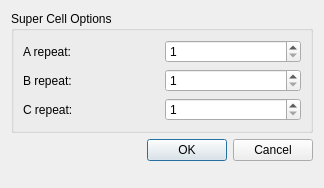
<?xml version="1.0" encoding="UTF-8"?>
<ui version="4.0">
 <class>Avogadro::QtPlugins::SupercellDialog</class>
 <widget class="QDialog" name="Avogadro::QtPlugins::SupercellDialog">
  <property name="geometry">
   <rect>
    <x>0</x>
    <y>0</y>
    <width>324</width>
    <height>188</height>
   </rect>
  </property>
  <property name="windowTitle">
   <string>Supercell Parameters</string>
  </property>
  <layout class="QVBoxLayout" name="verticalLayout_2">
   <item>
    <layout class="QGridLayout" name="gridLayout">
     <item row="0" column="0" colspan="2">
      <widget class="QGroupBox" name="groupBox">
       <property name="title">
        <string>Super Cell Options</string>
       </property>
       <layout class="QGridLayout">
        <item row="0" column="0">
         <widget class="QLabel" name="aRepeatLabel">
          <property name="text">
           <string>A repeat:</string>
          </property>
         </widget>
        </item>
        <item row="0" column="1">
         <widget class="QSpinBox" name="aCellSpinBox">
          <property name="minimum">
           <number>1</number>
          </property>
         </widget>
        </item>
        <item row="1" column="0">
         <widget class="QLabel" name="bRepeatLabel">
          <property name="text">
           <string>B repeat:</string>
          </property>
         </widget>
        </item>
        <item row="1" column="1">
         <widget class="QSpinBox" name="bCellSpinBox">
          <property name="minimum">
           <number>1</number>
          </property>
         </widget>
        </item>
        <item row="2" column="0">
         <widget class="QLabel" name="cRepeatLabel">
          <property name="text">
           <string>C repeat:</string>
          </property>
         </widget>
        </item>
        <item row="2" column="1">
         <widget class="QSpinBox" name="cCellSpinBox">
          <property name="minimum">
           <number>1</number>
          </property>
         </widget>
        </item>
       </layout>
      </widget>
     </item>
    </layout>
   </item>
   <item>
    <widget class="QDialogButtonBox" name="ok_cancel_bb">
     <property name="standardButtons">
      <set>QDialogButtonBox::Cancel|QDialogButtonBox::Ok</set>
     </property>
    </widget>
   </item>
   <item>
    <spacer name="verticalSpacer">
     <property name="orientation">
      <enum>Qt::Vertical</enum>
     </property>
     <property name="sizeHint" stdset="0">
      <size>
       <width>20</width>
       <height>0</height>
      </size>
     </property>
    </spacer>
   </item>
  </layout>
 </widget>
 <resources/>
 <connections>
  <connection>
   <sender>ok_cancel_bb</sender>
   <signal>accepted()</signal>
   <receiver>Avogadro::QtPlugins::SupercellDialog</receiver>
   <slot>accept()</slot>
   <hints>
    <hint type="sourcelabel">
     <x>161</x>
     <y>159</y>
    </hint>
    <hint type="destinationlabel">
     <x>161</x>
     <y>93</y>
    </hint>
   </hints>
  </connection>
  <connection>
   <sender>ok_cancel_bb</sender>
   <signal>rejected()</signal>
   <receiver>Avogadro::QtPlugins::SupercellDialog</receiver>
   <slot>reject()</slot>
   <hints>
    <hint type="sourcelabel">
     <x>161</x>
     <y>159</y>
    </hint>
    <hint type="destinationlabel">
     <x>161</x>
     <y>93</y>
    </hint>
   </hints>
  </connection>
 </connections>
</ui>
